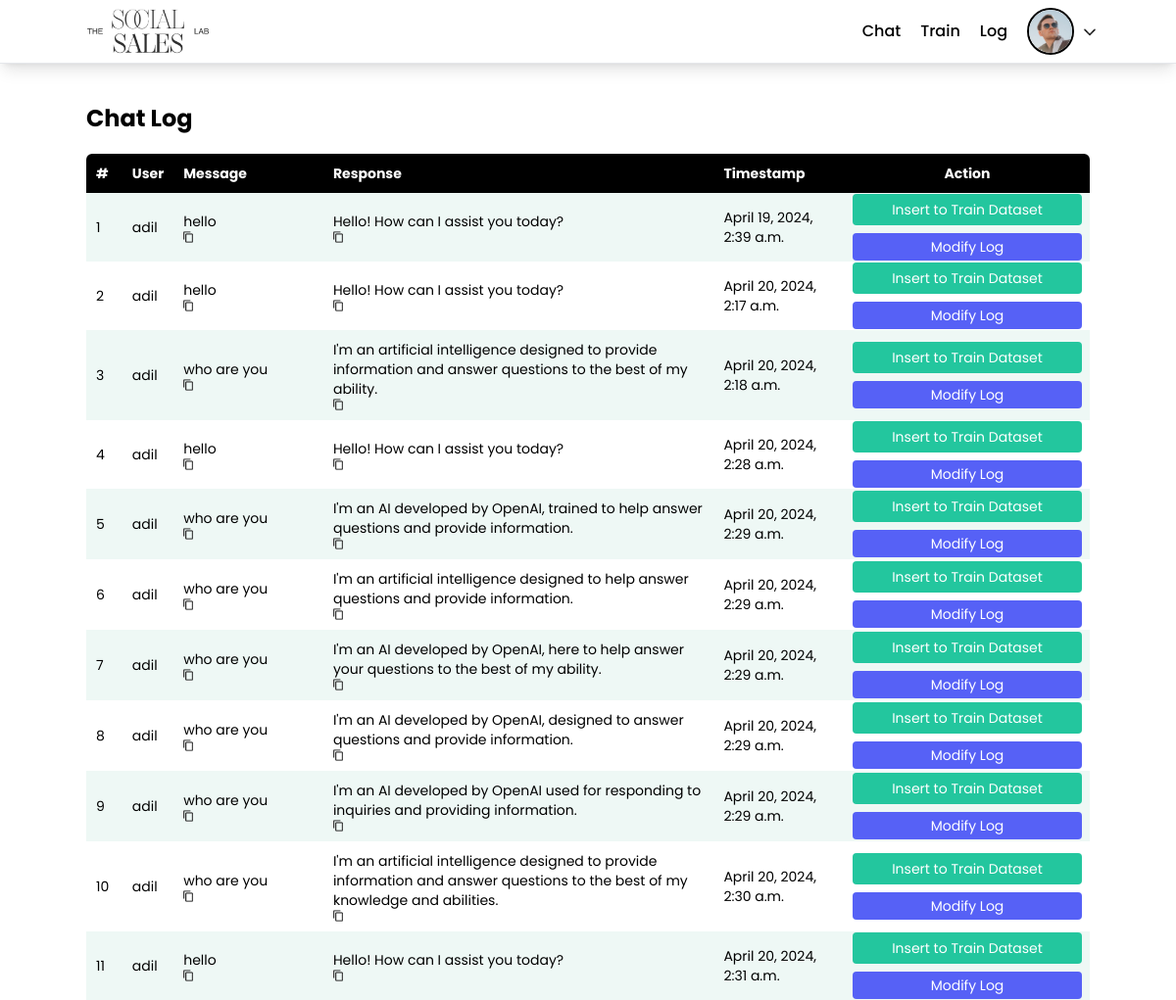
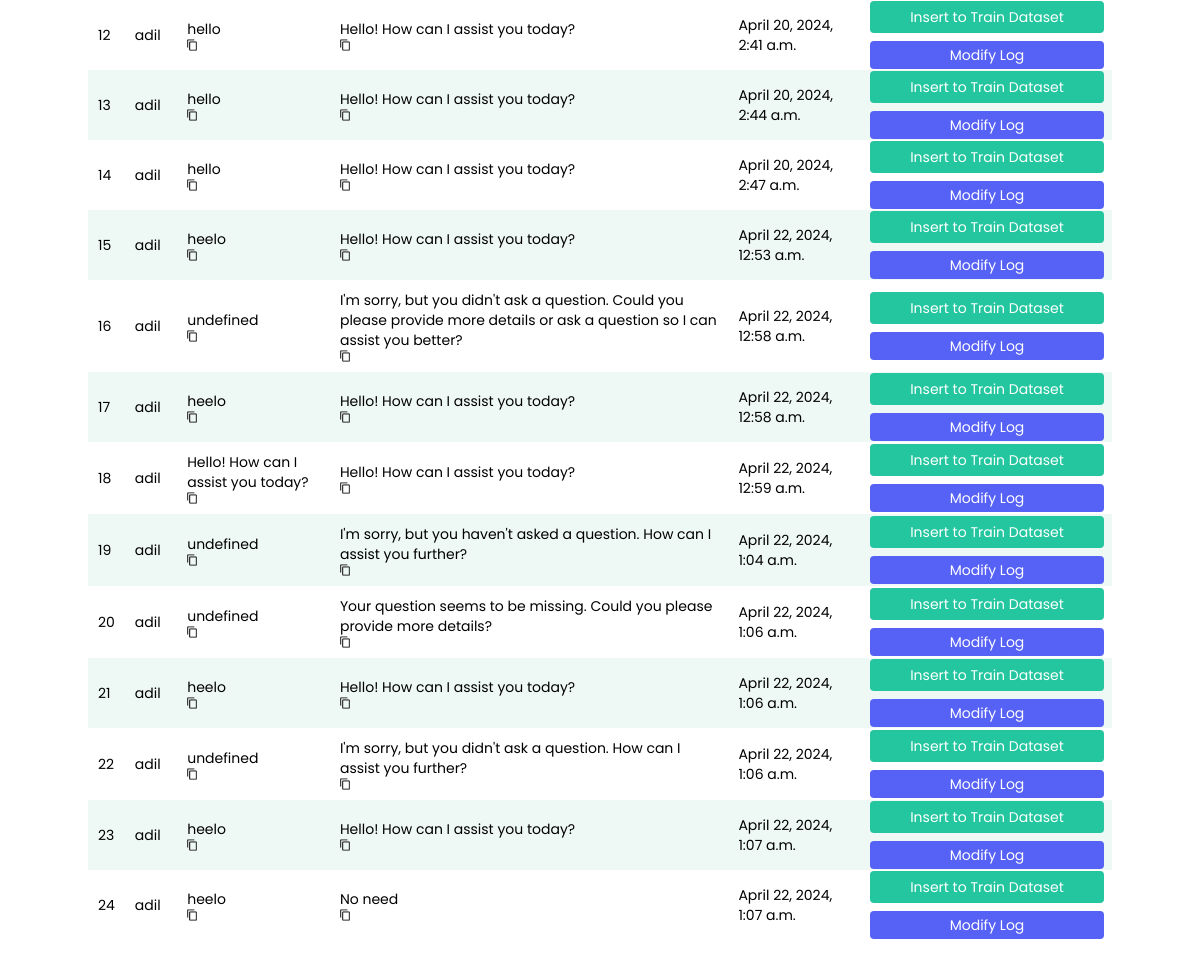
Page /chatlog (signed in) on the committed database (2 pictures, top to bottom).
### chatbot/models.py (models this page shows, shortened)
class Chat(models.Model):
    user = models.ForeignKey(User, on_delete=models.CASCADE)
    message = models.TextField()
    response = models.TextField()
    created_at = models.DateTimeField(auto_now_add=True)

### chatbot/views.py (the view)
# urls.py: path('chatlog', views.chatlog, name='chatlog'),
def chatlog(request):
    chats = Chat.objects.filter(user=request.user)
    return render(request, 'chatbot_log.html', {'chats': chats})

### templates/chatbot_log.html (shortened to what this page needs)
{% extends 'base.html' %} {% load static %} {% block title %}Chat Log{% endblock %} {% block content %}
<div class="my-10 px-4 md:px-0">
  <p class="font-poppins font-bold text-2xl text-black">Chat Log</p>
  <div class="container mt-5 overflow-x-auto">
    <table class="w-full text-sm text-left">
      <thead class="bg-black text-white">
        <tr>
          <th class="font-poppins p-2.5 rounded-ss-md">#</th>
          <th class="font-poppins p-2.5">User</th>
          <th class="font-poppins p-2.5">Message</th>
          <th class="font-poppins p-2.5">Response</th>
          <th class="font-poppins p-2.5">Timestamp</th>
          <th class="font-poppins p-2.5 rounded-se-md text-center" width="250px">Action</th>
        </tr>
      </thead>
      <tbody>
        {% for chat in chats %}
        <tr class="bg-color">
          <td class="p-2.5">{{ forloop.counter }}</td>
          <td class="p-2.5">{{ chat.user }}</td>
          <td class="p-2.5">
            <p class="text-sm flex items-center gap-x-2 font-poppins">
              {{ chat.message }}
            <div data-message="{{ chat.message }}" style="cursor: pointer; display: inline"
              onclick="copy('message_{{ chat.id }}');" id="message_{{ chat.id }}"><img
                src="{% static 'images/copy.png' %}" alt="copy" class="h-3" /></div>
            </p>
          </td>
          <td class="p-2.5">
            <p class="text-sm font-poppins flex items-center gap-x-2">
              {{ chat.response }}
            <div data-response="{{ chat.response }}" style="cursor: pointer; display: inline"
              onclick="copy('response_{{ chat.id }}');" id="response_{{ chat.id }}"><img
                src="{% static 'images/copy.png' %}" alt="copy" class="h-3" /></div>
            </p>
          </td>
          <td class="p-2.5">{{ chat.created_at }}</td>
          <td class="px-2 5">
            <div class="">
              <form method="post" action="{% url 'insert_to_train' chat.id %}" style="display: inline">
                <button class="text-white bg-[#23C69E] rounded text-sm w-full px-2.5 py-1.5">
                  Insert to Train Dataset
                </button>
              </form>
              <button data-modal-target="Modify-modal" data-modal-toggle="Modify-modal" data-toggle="modal"
                data-target="#modifyModal" data-chat-id="{{ chat.id }}" data-message="{{ chat.message }}"
                data-response="{{ chat.response }}"
                class="text-white bg-[#5661F6] rounded text-sm h-7 w-full mt-2 modify-log data-chat-class">
                Modify Log
              </button>
          </td>
        </tr>
        {% endfor %}
      </tbody>
    </table>
  </div>
</div>
{% endblock %}

### static/css/index.css (style rules this page uses)
* { font-family: "poppins"; }
.bg-color:nth-child(even) { background-color: #FFFFFF; }
.bg-color:nth-child(odd) { background-color: #EEF8F5; }

### rows in the picture
Chat: user "adil", message "hello", response "Hello! How can I assist you today?", created_at "April 19, 2024, 2:39 a.m."
Chat: user "adil", message "hello", response "Hello! How can I assist you today?", created_at "April 20, 2024, 2:17 a.m."
Chat: user "adil", message "who are you", response "I'm an artificial intelligence designed to provide information and answer questions to the best of my ability.", created_at "April 20, 2024, 2:18 a.m."
Chat: user "adil", message "hello", response "Hello! How can I assist you today?", created_at "April 20, 2024, 2:28 a.m."
Chat: user "adil", message "who are you", response "I'm an AI developed by OpenAI, trained to help answer questions and provide information.", created_at "April 20, 2024, 2:29 a.m."
Chat: user "adil", message "who are you", response "I'm an artificial intelligence designed to help answer questions and provide information.", created_at "April 20, 2024, 2:29 a.m."
Chat: user "adil", message "who are you", response "I'm an AI developed by OpenAI, here to help answer your questions to the best of my ability.", created_at "April 20, 2024, 2:29 a.m."
Chat: user "adil", message "who are you", response "I'm an AI developed by OpenAI, designed to answer questions and provide information.", created_at "April 20, 2024, 2:29 a.m."
Chat: user "adil", message "who are you", response "I'm an AI developed by OpenAI used for responding to inquiries and providing information.", created_at "April 20, 2024, 2:29 a.m."
Chat: user "adil", message "who are you", response "I'm an artificial intelligence designed to provide information and answer questions to the best of my knowledge and abilities.", created_at "April 20, 2024, 2:30 a.m."
Chat: user "adil", message "hello", response "Hello! How can I assist you today?", created_at "April 20, 2024, 2:31 a.m."
Chat: user "adil", message "hello", response "Hello! How can I assist you today?", created_at "April 20, 2024, 2:41 a.m."
Chat: user "adil", message "hello", response "Hello! How can I assist you today?", created_at "April 20, 2024, 2:44 a.m."
Chat: user "adil", message "hello", response "Hello! How can I assist you today?", created_at "April 20, 2024, 2:47 a.m."
Chat: user "adil", message "heelo", response "Hello! How can I assist you today?", created_at "April 22, 2024, 12:53 a.m."
Chat: user "adil", message "undefined", response "I'm sorry, but you didn't ask a question. Could you please provide more details or ask a question so I can assist you better?", created_at "April 22, 2024, 12:58 a.m."
Chat: user "adil", message "heelo", response "Hello! How can I assist you today?", created_at "April 22, 2024, 12:58 a.m."
Chat: user "adil", message "Hello! How can I assist you today?", response "Hello! How can I assist you today?", created_at "April 22, 2024, 12:59 a.m."
Chat: user "adil", message "undefined", response "I'm sorry, but you haven't asked a question. How can I assist you further?", created_at "April 22, 2024, 1:04 a.m."
Chat: user "adil", message "undefined", response "Your question seems to be missing. Could you please provide more details?", created_at "April 22, 2024, 1:06 a.m."
Chat: user "adil", message "heelo", response "Hello! How can I assist you today?", created_at "April 22, 2024, 1:06 a.m."
Chat: user "adil", message "undefined", response "I'm sorry, but you didn't ask a question. How can I assist you further?", created_at "April 22, 2024, 1:06 a.m."
Chat: user "adil", message "heelo", response "Hello! How can I assist you today?", created_at "April 22, 2024, 1:07 a.m."
Chat: user "adil", message "heelo", response "No need", created_at "April 22, 2024, 1:07 a.m."
